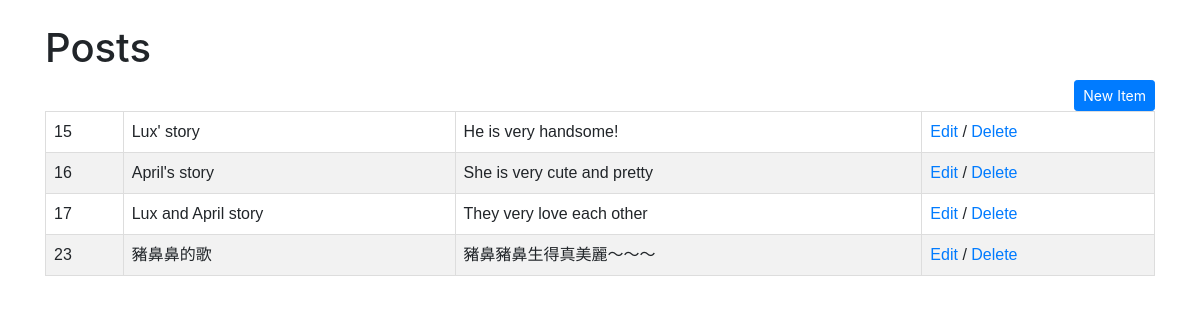
The app's page /posts/, older data.
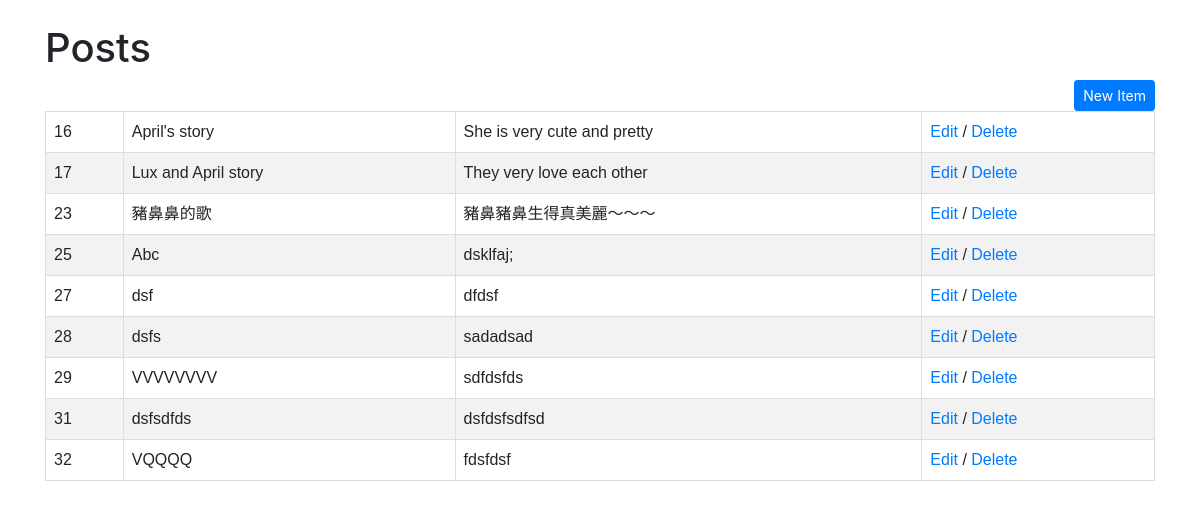
The same page, newer data.
### pratice1/models.py (models this page shows, shortened)
class Post(models.Model):
    title = models.CharField(max_length=255)
    content = models.TextField(max_length=255)

### pratice1/views.py (the view)
# urls.py: path('posts/', views.Index, name ='posts'),
def Index(request):
    posts = Post.objects.all()
    return render(request,'posts/index.html',{'posts':posts})

### templates/posts/index.html (shortened to what this page needs)
{% extends "layout.html" %} {% block main%}
<h1>Posts</h1>
<a href="{% url 'posts:new'%}" class='btn btn-primary btn-sm float-right'>New Item</a>
<table id="customers">
    {% for i in posts%}
    <tr>
        <td>{{ i.id }}</td>
        <td>{{ i.title }}</td>
        <td>{{ i.content }}</td>
        <td>
            <a href="{% url 'posts:edit' i.id %}">Edit</a>
            /
            <a href="{% url 'posts:delete' i.id %}">Delete</a>
        </td>
    </tr>
    {% endfor %}
</table>
{% endblock %}

Row changes from the older to the newer data that the page shows:
removed Post: id "15", title "Lux' story", content "He is very handsome!"
added Post: id "25", title "Abc", content "dsklfaj;"
added Post: id "27", title "dsf", content "dfdsf"
added Post: id "28", title "dsfs", content "sadadsad"
added Post: id "29", title "VVVVVVVV", content "sdfdsfds"
added Post: id "31", title "dsfsdfds", content "dsfdsfsdfsd"
added Post: id "32", title "VQQQQ", content "fdsfdsf"
